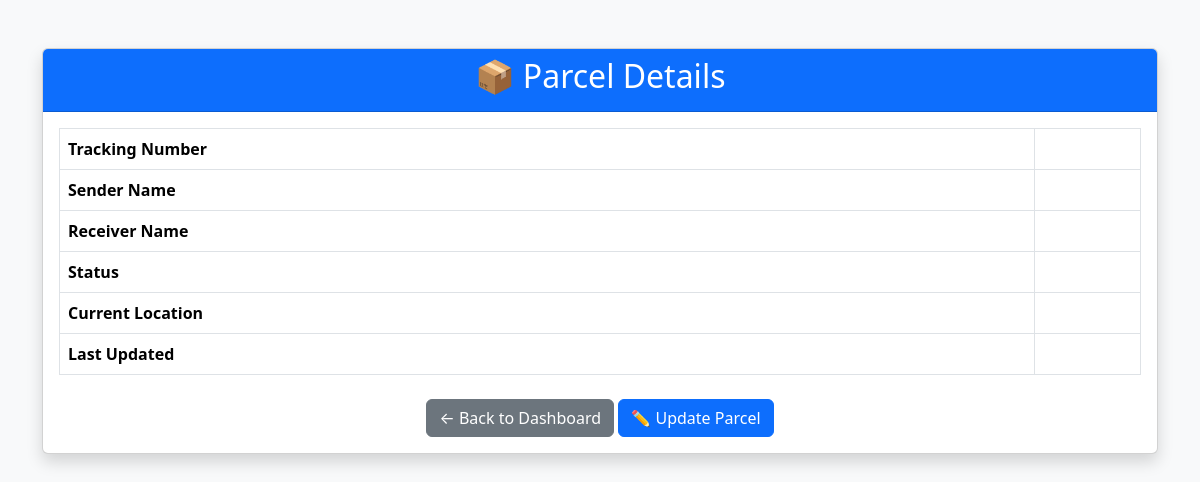
The page /admin/view/17 (signed in) on the database as committed earlier.
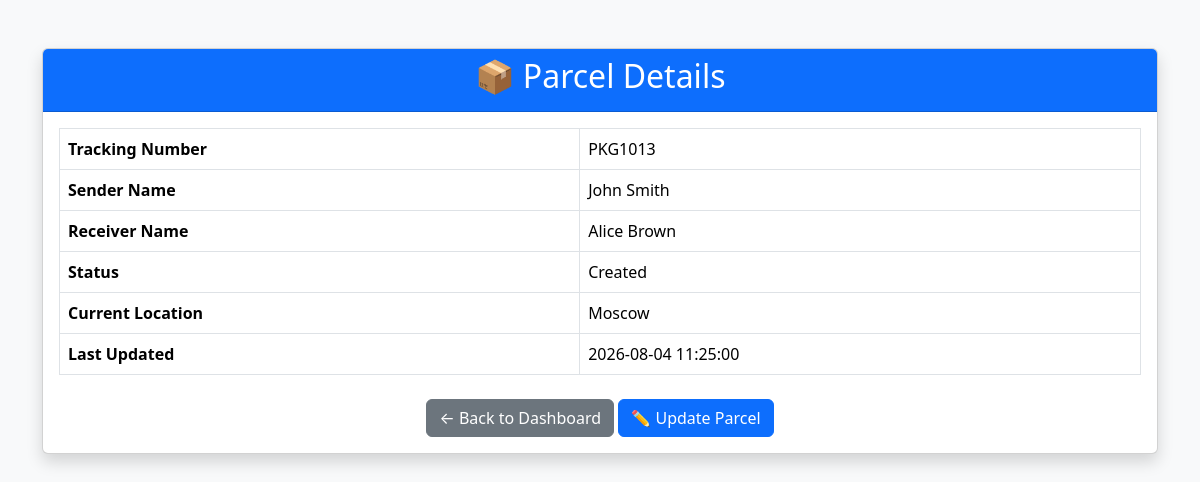
The same page on the database as committed later.
### tables this page shows
CREATE TABLE parcels (
        id INTEGER PRIMARY KEY AUTOINCREMENT,
        tracking_number TEXT UNIQUE NOT NULL,
        sender_name TEXT,
        receiver_name TEXT,
        status TEXT,
        location TEXT,
        updated_at TEXT
    , receiver_email TEXT, parcel_image TEXT);

### app.py (the view)
@app.route("/admin/view/<int:parcel_id>")
def admin_view(parcel_id):
    if "admin" not in session:
        return redirect(url_for("login"))
    conn = sqlite3.connect("database/parcels.db")
    conn.row_factory = sqlite3.Row
    cursor = conn.cursor()
    cursor.execute(
        "SELECT * FROM parcels WHERE id=?",
        (parcel_id,)
    )
    parcel = cursor.fetchone()
    conn.close()
    return render_template(
        "admin_view.html",
        parcel=parcel
    )

### templates/admin_view.html (shortened to what this page needs)
<!DOCTYPE html>
<html lang="en">
<head>
    <link rel="stylesheet" href="https://cdn.jsdelivr.net/npm/bootstrap@5.3.3/dist/css/bootstrap.min.css">
</head>
<body class="bg-light">
<div class="container mt-5">
    <div class="card shadow">
        <div class="card-header bg-primary text-white">
            <h2 class="text-center">📦 Parcel Details</h2>
        </div>
        <div class="card-body">
            <table class="table table-bordered">
                <tr>
                    <th>Tracking Number</th>
                    <td>{{ parcel[1] }}</td>
                </tr>
                <tr>
                    <th>Sender Name</th>
                    <td>{{ parcel[2] }}</td>
                </tr>
                <tr>
                    <th>Receiver Name</th>
                    <td>{{ parcel[3] }}</td>
                </tr>
                <tr>
                    <th>Status</th>
                    <td>{{ parcel[4] }}</td>
                </tr>
                <tr>
                    <th>Current Location</th>
                    <td>{{ parcel[5] }}</td>
                </tr>
                <tr>
                    <th>Last Updated</th>
                    <td>{{ parcel[6] }}</td>
                </tr>
            </table>
            <div class="text-center mt-4">
                <a href="/admin" class="btn btn-secondary">
                    ← Back to Dashboard
                </a>
                <a href="/admin/update/{{ parcel[0] }}" class="btn btn-primary">
                    ✏️ Update Parcel
                </a>
            </div>
        </div>
    </div>
</div>
</body>
</html>

Rows that differ between the two databases and show on the page:
added parcels: tracking_number "PKG1013", sender_name "John Smith", receiver_name "Alice Brown", status "Created", location "Moscow", updated_at "2026-08-04 11:25:00"
